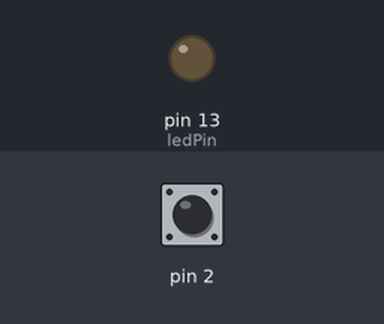
The sketch below on a simulated Arduino Uno, built with avr-gcc and run on an emulated ATmega328P. Shown: output pins drawn as LEDs (lit = HIGH). The test bench sets the inputs (shaded band); at power-on: pin 2 HIGH.

Above: at 1.2 s.
1.3 s: pin 2 pulled LOW for 0.15 s
At 1.6 s:
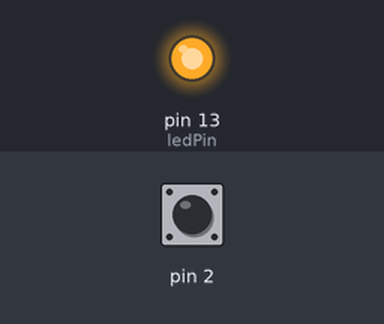
2.9 s: pin 2 pulled LOW for 1 s
At 4.1 s:
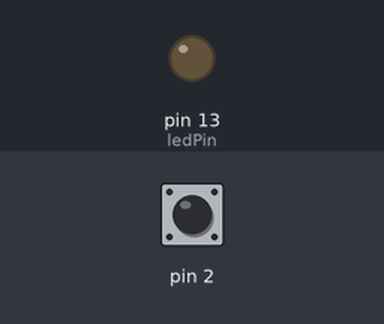
5.4 s: pin 2 pulled LOW for 3.2 s
At 6.0 s:
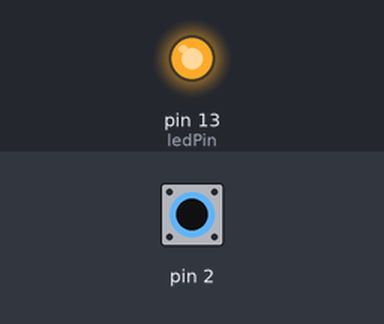
Timing chart, 0 to 8.4 s (numbered marks = the images above; inputs shaded):
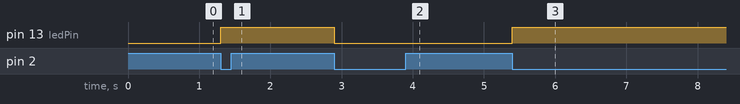

The sketch:

interrupcion1.ino
```cpp
const byte ledPin = 13;
const byte interrupt0 = 0;
volatile byte state = LOW;

void setup() {
pinMode(ledPin, OUTPUT);
pinMode(2, INPUT_PULLUP);
attachInterrupt(interrupt0, blink, FALLING);
}

void loop() {
  digitalWrite(ledPin, state);
}

void blink() {
  state = !state;
}
```

Measured:
- after the input at 1.3 s, pin 13 (ledPin): LOW → HIGH at once
- after the input at 2.9 s, pin 13 (ledPin): HIGH → LOW at once
- after the input at 5.4 s, pin 13 (ledPin): LOW → HIGH at once
